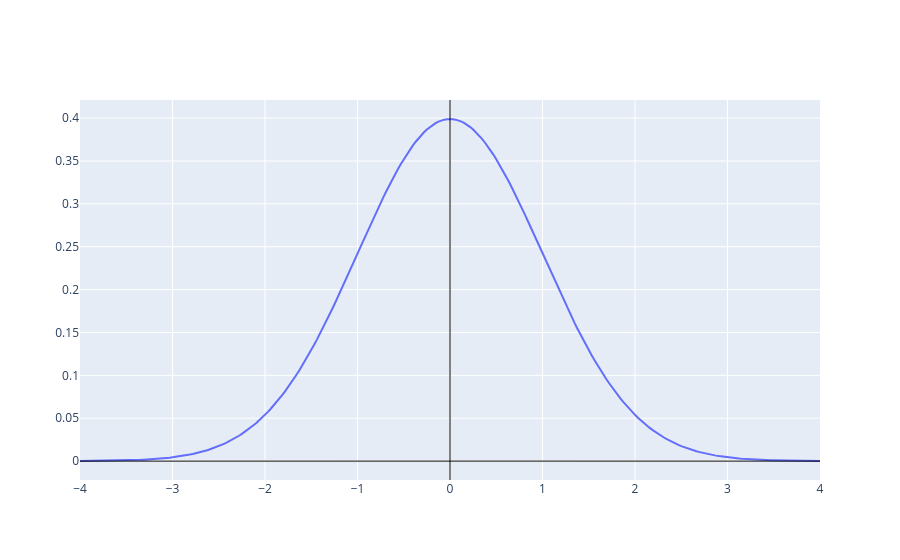

The cell this chart's notebook holds for it:
### Code cell
if __name__ == '__main__' and '__file__' not in globals():
  location = _gaussian(0.0, 1.0) #initial guess, 95% confidence that thing is between -2 and 2, with gaussian spread
  sensor = lambda y, x: _gaussian(x, 2.0)(y) #location sensor 95% confident in its reading within += 4 units
  reading = 2.0 #location sensor reads 2.0
  _plot_function(location, (-4, 4))

### Figure 1 — Plotly figure (JSON) as saved in the notebook; plotly's stock layout.template omitted (floating-point values rounded to 4 significant figures; data arrays with more than 128 entries replaced by an {"elided": "..."} marker saying what was removed)
{"data": [{"mode": "lines", "type": "scatter", "x": {"elided": "257 float values"}, "y": {"elided": "257 float values"}}], "layout": {"shapes": [{"line": {"color": "black", "width": 1}, "type": "line", "x0": 0, "x1": 1, "xref": "x domain", "y0": 0, "y1": 0, "yref": "y"}, {"line": {"color": "black", "width": 1}, "type": "line", "x0": 0, "x1": 0, "xref": "x", "y0": 0, "y1": 1, "yref": "y domain"}]}}
